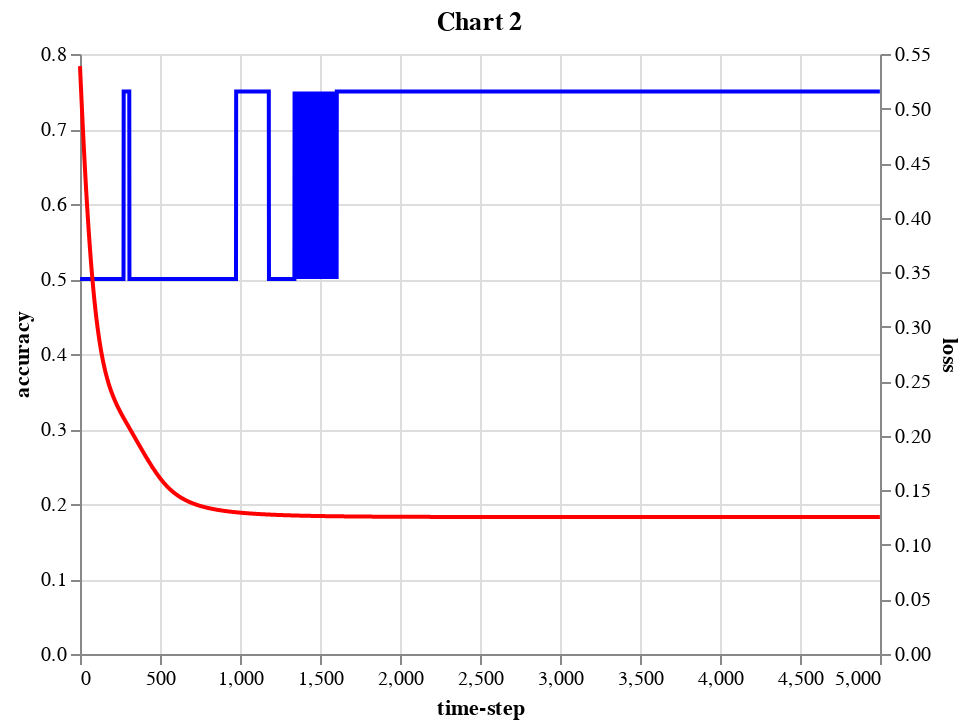

This figure's notebook cell:
### Markdown cell above
**Chart 2** shows the error curve (red, right axis), and the accuracy curve (blue, left axis) for each epoch.

### Code cell
alt.data_transformers.disable_max_rows()

loss = history.history['loss']
accuracy = history.history['acc']

df = pd.DataFrame({"accuracy":accuracy, "loss":loss, "time-step": np.arange(0, len(accuracy))})

base = alt.Chart(df).mark_line(color="blue").encode(x="time-step", y="accuracy")
loss = alt.Chart(df).mark_line(color="red").encode(x="time-step", y="loss")
(base  + loss).properties(title='Chart 2').resolve_scale(y='independent')

### Figure 1 — Vega-Lite specification as saved in the notebook (floating-point values rounded to 4 significant figures; data arrays with more than 128 entries replaced by an {"elided": "..."} marker saying what was removed)
{"config": {"view": {"continuousWidth": 400, "continuousHeight": 300}}, "layer": [{"mark": {"type": "line", "color": "blue"}, "encoding": {"x": {"type": "quantitative", "field": "time-step"}, "y": {"type": "quantitative", "field": "accuracy"}}}, {"mark": {"type": "line", "color": "red"}, "encoding": {"x": {"type": "quantitative", "field": "time-step"}, "y": {"type": "quantitative", "field": "loss"}}}], "data": {"name": "data-aa747393e2ef40c58f3f5ef40964aa40"}, "resolve": {"scale": {"y": "independent"}}, "title": "Chart 2", "$schema": "https://vega.github.io/schema/vega-lite/v4.0.2.json", "datasets": {"data-aa747393e2ef40c58f3f5ef40964aa40": {"elided": "5000 records"}}}
